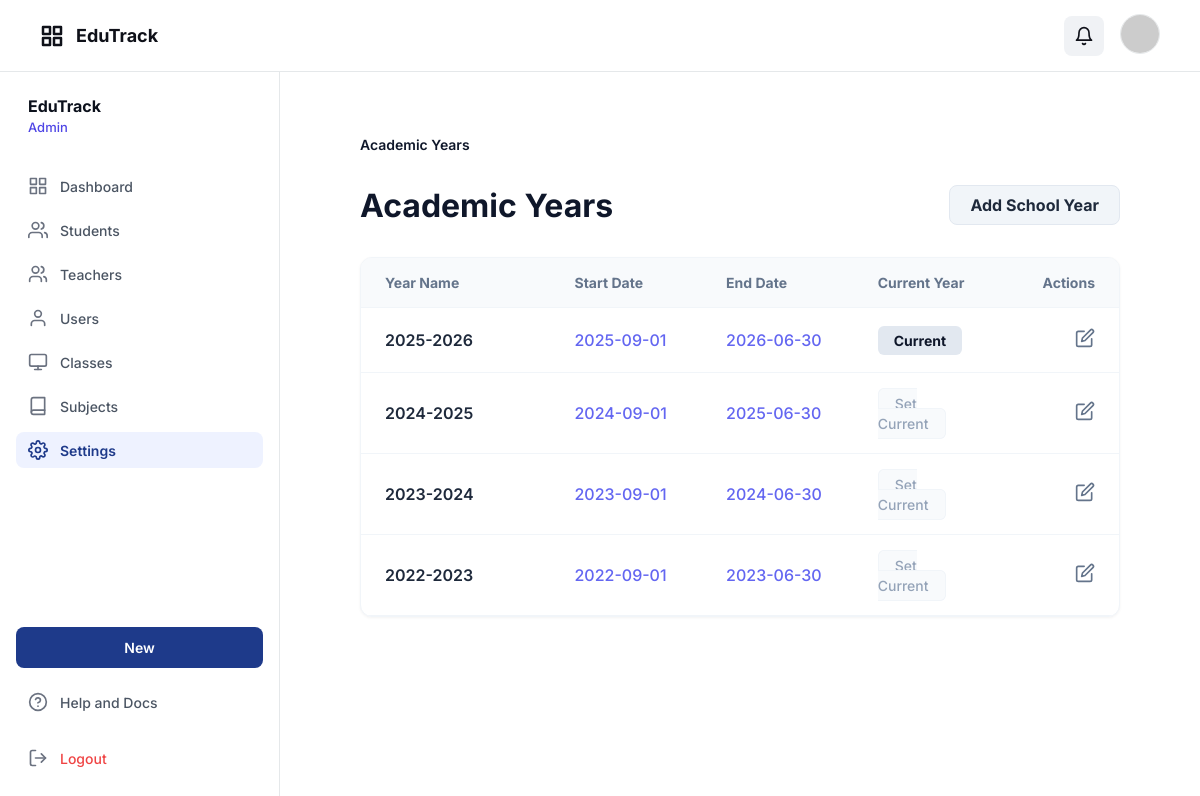
The page /school_app/index.php?controller=settings (signed in) on the database its author committed.
### tables this page shows
CREATE TABLE school_years (
  id BIGINT UNSIGNED NOT NULL AUTO_INCREMENT,
  name VARCHAR(20) NOT NULL,
  start_date DATE NOT NULL,
  end_date DATE NOT NULL,
  is_current TINYINT(1) NOT NULL DEFAULT 0,
  created_at TIMESTAMP NOT NULL DEFAULT CURRENT_TIMESTAMP,
  updated_at TIMESTAMP NOT NULL DEFAULT CURRENT_TIMESTAMP ON UPDATE CURRENT_TIMESTAMP,
  PRIMARY KEY (id),
  UNIQUE KEY uq_school_years_name (name),
  CONSTRAINT chk_school_year_dates CHECK (start_date < end_date)
);

### school_app/controllers/SchoolYearController.php (called while the page is built, shortened)
<?php
require_once __DIR__ . '/../models/SchoolYear.php';
class SchoolYearController
{
    public function index()
    {
        $years = SchoolYear::getAll();
        render_view('views/admin/school_years/index.php', [
            'years' => $years
        ]);
    }
}

### school_app/models/SchoolYear.php (called while the page is built, shortened)
<?php
class SchoolYear extends Model
{
    public static function getAll($activeOnly = false)
    {
        $db = Database::connect();
        $sql = "SELECT * FROM school_years";
        $sql .= " ORDER BY start_date DESC";
        $stmt = $db->query($sql);
        return $stmt->fetchAll(PDO::FETCH_OBJ);
    }
}

### school_app/views/admin/school_years/index.php (the view, shortened to what this page needs)
<div class="school-years-container" style="padding: 40px;">
    <div style="margin-bottom: 32px; display: flex; align-items: center; gap: 8px; color: #64748b; font-size: 14px;">
        <span style="color: #0f172a; font-weight: 600;">Academic Years</span>
    </div>
    <div style="display: flex; justify-content: space-between; align-items: center; margin-bottom: 32px;">
        <h1 style="font-size: 32px; font-weight: 700; color: #0f172a; margin: 0;">Academic Years</h1>
        <a href="index.php?controller=schoolYear&action=add" class="btn-primary"
            style="background-color: #f1f5f9; color: #1e293b; padding: 10px 20px; border-radius: 8px; font-weight: 700; border: 1px solid #e2e8f0; text-decoration: none;">
            Add School Year
        </a>
    </div>
    <div class="card" style="padding: 0; overflow: hidden; border-radius: 12px; border: 1px solid #f1f5f9;">
        <table style="width: 100%; border-collapse: collapse; text-align: left;">
            <thead>
                <tr style="background-color: #f8fafc; border-bottom: 1px solid #f1f5f9;">
                    <th style="padding: 16px 24px; font-size: 14px; font-weight: 700; color: #64748b; width: 25%;">Year
                        Name</th>
                    <th style="padding: 16px 24px; font-size: 14px; font-weight: 700; color: #64748b; width: 20%;">Start
                        Date</th>
                    <th style="padding: 16px 24px; font-size: 14px; font-weight: 700; color: #64748b; width: 20%;">End
                        Date</th>
                    <th style="padding: 16px 24px; font-size: 14px; font-weight: 700; color: #64748b; width: 20%;">
                        Current Year</th>
                    <th
                        style="padding: 16px 24px; font-size: 14px; font-weight: 700; color: #64748b; width: 15%; text-align: right;">
                        Actions</th>
                </tr>
            </thead>
            <tbody>
                <?php if (empty($years)): ?>
                    <tr>
                        <td colspan="5" style="padding: 40px; text-align: center; color: #64748b; font-size: 16px;">No
                            academic years found.</td>
                    </tr>
                <?php else: ?>
                    <?php foreach ($years as $year): ?>
                        <tr style="border-bottom: 1px solid #f1f5f9;">
                            <td style="padding: 20px 24px; font-size: 16px; font-weight: 600; color: #1e293b;">
                                <a href="index.php?controller=term&action=index&id=<?php echo $year->id; ?>"
                                    style="color: #1e293b; text-decoration: none; hover: color: #2563eb;">
                                    <?php echo htmlspecialchars($year->name); ?>
                                </a>
                            </td>
                            <td style="padding: 20px 24px; font-size: 16px; color: #6366f1; font-weight: 500;">
                                <?php echo $year->start_date; ?>
                            </td>
                            <td style="padding: 20px 24px; font-size: 16px; color: #6366f1; font-weight: 500;">
                                <?php echo $year->end_date; ?>
                            </td>
                            <td style="padding: 20px 24px;">
                                <?php if ($year->is_current): ?>
                                    <span
                                        style="background-color: #e2e8f0; color: #0f172a; padding: 6px 16px; border-radius: 6px; font-size: 14px; font-weight: 700;">Current</span>
                                <?php else: ?>
                                    <a href="index.php?controller=schoolYear&action=setCurrent&id=<?php echo $year->id; ?>"
                                        style="background-color: #f8fafc; color: #94a3b8; padding: 6px 16px; border-radius: 6px; font-size: 14px; font-weight: 500; text-decoration: none; border: 1px solid #f1f5f9;">Set
                                        Current</a>
                                <?php endif; ?>
                            </td>
                            <td style="padding: 20px 24px; text-align: right;">
                                <a href="index.php?controller=schoolYear&action=edit&id=<?php echo $year->id; ?>"
                                    style="color: #64748b; text-decoration: none;">
                                    <svg width="20" height="20" viewBox="0 0 24 24" fill="none" stroke="currentColor"
                                        stroke-width="2" stroke-linecap="round" stroke-linejoin="round">
                                        <path d="M11 4H4a2 2 0 0 0-2 2v14a2 2 0 0 0 2 2h14a2 2 0 0 0 2-2v-7"></path>
                                        <path d="M18.5 2.5a2.121 2.121 0 0 1 3 3L12 15l-4 1 1-4 9.5-9.5z"></path>
                                    </svg>
                                </a>
                            </td>
                        </tr>
                    <?php endforeach; ?>
                <?php endif; ?>
            </tbody>
        </table>
    </div>
</div>

### school_app/assets/css/app.css (style rules this page uses)
:root { --primary: #1e3a89; --primary-light: #e8eaf2; --bg-main: #f9f9f9; --bg-white: #ffffff; --text-main: #0f1119; --text-muted: #546691; --text-dark: #0c111c; --border-color: #e5e8ea; --border-input: #d1d6e5; --error: #ef4444; --success: #10b981; --spacing-xs: 4px; --spacing-sm: 8px; --spacing-md: 12px; --spacing-lg: 16px; --spacing-xl: 20px; --spacing-2xl: 24px; --spacing-4xl: 40px; --font-family: "Inter", -apple-system, BlinkMacSystemFont, "Segoe UI", Roboto, sans-serif; --font-size-xs: 12px; --font-size-sm: 14px; --font-size-md: 16px; --font-size-lg: 18px; --font-size-xl: 24px; --font-size-2xl: 28px; --font-size-3xl: 32px; }
* { -webkit-font-smoothing: antialiased; box-sizing: border-box; }
html, body { margin: 0; padding: 0; height: 100%; font-family: var(--font-family); background-color: var(--bg-white); color: var(--text-main); }
a { text-decoration: none; color: inherit; }
.card { background-color: var(--bg-white); border: 1px solid var(--input-border); border-radius: 12px; padding: var(--spacing-2xl); box-shadow: 0 1px 3px rgba(0, 0, 0, 0.05); }
.depth-frame-11, .depth-frame-13, .depth-frame-29, .depth-frame-32, .btn-primary { background-color: var(--primary); color: #f9f9f9; border-radius: 8px; height: 40px; display: flex; align-items: center; justify-content: center; }

### rows shown on the page
school_years: name "2025-2026", start_date "2025-09-01", end_date "2026-06-30", is_current "Current"
school_years: name "2024-2025", start_date "2024-09-01", end_date "2025-06-30"
school_years: name "2023-2024", start_date "2023-09-01", end_date "2024-06-30"
school_years: name "2022-2023", start_date "2022-09-01", end_date "2023-06-30"

### other values the page prints
$displayRole "Admin"
